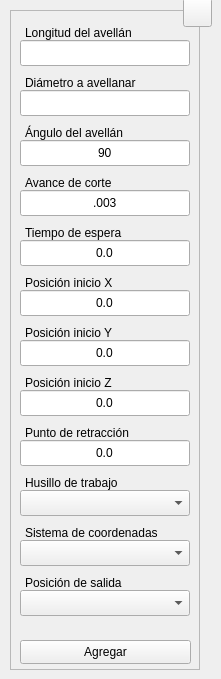
  <widget class="QWidget" name="centralwidget">
   <widget class="QFrame" name="frame">
    <property name="geometry">
     <rect>
      <x>10</x>
      <y>10</y>
      <width>190</width>
      <height>660</height>
     </rect>
    </property>
    <property name="sizePolicy">
     <sizepolicy hsizetype="Fixed" vsizetype="Fixed">
      <horstretch>0</horstretch>
      <verstretch>0</verstretch>
     </sizepolicy>
    </property>
    <property name="minimumSize">
     <size>
      <width>190</width>
      <height>660</height>
     </size>
    </property>
    <property name="maximumSize">
     <size>
      <width>190</width>
      <height>660</height>
     </size>
    </property>
    <property name="frameShape">
     <enum>QFrame::StyledPanel</enum>
    </property>
    <property name="frameShadow">
     <enum>QFrame::Raised</enum>
    </property>
    <widget class="QLineEdit" name="tbx_lgt">
     <property name="geometry">
      <rect>
       <x>10</x>
       <y>30</y>
       <width>170</width>
       <height>26</height>
      </rect>
     </property>
     <property name="minimumSize">
      <size>
       <width>170</width>
       <height>0</height>
      </size>
     </property>
     <property name="maximumSize">
      <size>
       <width>170</width>
       <height>16777215</height>
      </size>
     </property>
     <property name="toolTip">
      <string>Digite la longitud del avellán</string>
     </property>
     <property name="statusTip">
      <string/>
     </property>
     <property name="alignment">
      <set>Qt::AlignCenter</set>
     </property>
     <property name="placeholderText">
      <string/>
     </property>
    </widget>
    <widget class="QLabel" name="lbl_lgt">
     <property name="enabled">
      <bool>true</bool>
     </property>
     <property name="geometry">
      <rect>
       <x>15</x>
       <y>10</y>
       <width>118</width>
       <height>26</height>
      </rect>
     </property>
     <property name="text">
      <string>Longitud del avellán</string>
     </property>
     <property name="buddy">
      <cstring>lbl_lgt</cstring>
     </property>
    </widget>
    <widget class="QLineEdit" name="tbx_dim">
     <property name="geometry">
      <rect>
       <x>10</x>
       <y>80</y>
       <width>170</width>
       <height>26</height>
      </rect>
     </property>
     <property name="minimumSize">
      <size>
       <width>170</width>
       <height>0</height>
      </size>
     </property>
     <property name="maximumSize">
      <size>
       <width>170</width>
       <height>16777215</height>
      </size>
     </property>
     <property name="toolTip">
      <string>Digite el diámetro del agujero a avellanar</string>
     </property>
     <property name="statusTip">
      <string/>
     </property>
     <property name="text">
      <string/>
     </property>
     <property name="alignment">
      <set>Qt::AlignCenter</set>
     </property>
     <property name="placeholderText">
      <string/>
     </property>
    </widget>
    <widget class="QLabel" name="lbl_dim">
     <property name="enabled">
      <bool>true</bool>
     </property>
     <property name="geometry">
      <rect>
       <x>15</x>
       <y>60</y>
       <width>120</width>
       <height>26</height>
      </rect>
     </property>
     <property name="text">
      <string>Diámetro a avellanar</string>
     </property>
    </widget>
    <widget class="QPushButton" name="btn_save">
     <property name="geometry">
      <rect>
       <x>10</x>
       <y>630</y>
       <width>171</width>
       <height>24</height>
      </rect>
     </property>
     <property name="sizePolicy">
      <sizepolicy hsizetype="Expanding" vsizetype="Expanding">
       <horstretch>0</horstretch>
       <verstretch>0</verstretch>
      </sizepolicy>
     </property>
     <property name="minimumSize">
      <size>
       <width>88</width>
       <height>0</height>
      </size>
     </property>
     <property name="toolTip">
      <string>Agregar los datos al programa CNC</string>
     </property>
     <property name="statusTip">
      <string/>
     </property>
     <property name="text">
      <string>Agregar</string>
     </property>
     <property name="shortcut">
      <string>Ctrl+S</string>
     </property>
     <property name="autoDefault">
      <bool>true</bool>
     </property>
    </widget>
    <widget class="QLabel" name="lbl_fed">
     <property name="enabled">
      <bool>true</bool>
     </property>
     <property name="geometry">
      <rect>
       <x>15</x>
       <y>160</y>
       <width>97</width>
       <height>26</height>
      </rect>
     </property>
     <property name="text">
      <string>Avance de corte</string>
     </property>
     <property name="buddy">
      <cstring>lbl_fed</cstring>
     </property>
    </widget>
    <widget class="QLineEdit" name="tbx_fed">
     <property name="geometry">
      <rect>
       <x>10</x>
       <y>180</y>
       <width>170</width>
       <height>26</height>
      </rect>
     </property>
     <property name="minimumSize">
      <size>
       <width>170</width>
       <height>0</height>
      </size>
     </property>
     <property name="maximumSize">
      <size>
       <width>170</width>
       <height>16777215</height>
      </size>
     </property>
     <property name="toolTip">
      <string>Digite la velocidad de avance de corte</string>
     </property>
     <property name="statusTip">
      <string/>
     </property>
     <property name="text">
      <string>.003</string>
     </property>
     <property name="alignment">
      <set>Qt::AlignCenter</set>
     </property>
     <property name="placeholderText">
      <string/>
     </property>
    </widget>
    <widget class="QComboBox" name="cbx_sde">
     <property name="geometry">
      <rect>
       <x>10</x>
       <y>480</y>
       <width>170</width>
       <height>26</height>
      </rect>
     </property>
     <property name="minimumSize">
      <size>
       <width>170</width>
       <height>26</height>
      </size>
     </property>
     <property name="maximumSize">
      <size>
       <width>170</width>
       <height>16777215</height>
      </size>
     </property>
     <property name="toolTip">
      <string>Seleccione el husillo de trabajo a utilizar</string>
     </property>
    </widget>
    <widget class="QLabel" name="lbl_sde">
     <property name="enabled">
      <bool>true</bool>
     </property>
     <property name="geometry">
      <rect>
       <x>15</x>
       <y>460</y>
       <width>103</width>
       <height>26</height>
      </rect>
     </property>
     <property name="text">
      <string>Husillo de trabajo</string>
     </property>
    </widget>
    <widget class="QLineEdit" name="tbx_xin">
     <property name="geometry">
      <rect>
       <x>10</x>
       <y>280</y>
       <width>170</width>
       <height>26</height>
      </rect>
     </property>
     <property name="minimumSize">
      <size>
       <width>170</width>
       <height>0</height>
      </size>
     </property>
     <property name="maximumSize">
      <size>
       <width>170</width>
       <height>16777215</height>
      </size>
     </property>
     <property name="toolTip">
      <string>Digite la posición de inicio en el eje X</string>
     </property>
     <property name="statusTip">
      <string/>
     </property>
     <property name="text">
      <string>0.0</string>
     </property>
     <property name="alignment">
      <set>Qt::AlignCenter</set>
     </property>
     <property name="placeholderText">
      <string/>
     </property>
    </widget>
    <widget class="QLabel" name="lbl_xin">
     <property name="enabled">
      <bool>true</bool>
     </property>
     <property name="geometry">
      <rect>
       <x>15</x>
       <y>260</y>
       <width>98</width>
       <height>26</height>
      </rect>
     </property>
     <property name="text">
      <string>Posición inicio X</string>
     </property>
    </widget>
    <widget class="QLabel" name="lbl_yin">
     <property name="enabled">
      <bool>true</bool>
     </property>
     <property name="geometry">
      <rect>
       <x>15</x>
       <y>310</y>
       <width>98</width>
       <height>26</height>
      </rect>
     </property>
     <property name="text">
      <string>Posición inicio Y</string>
     </property>
    </widget>
    <widget class="QLineEdit" name="tbx_yin">
     <property name="geometry">
      <rect>
       <x>10</x>
       <y>330</y>
       <width>170</width>
       <height>26</height>
      </rect>
     </property>
     <property name="minimumSize">
      <size>
       <width>170</width>
       <height>0</height>
      </size>
     </property>
     <property name="maximumSize">
      <size>
       <width>170</width>
       <height>16777215</height>
      </size>
     </property>
     <property name="toolTip">
      <string>Digite la posición de inicio en el eje Y</string>
     </property>
     <property name="statusTip">
      <string/>
     </property>
     <property name="text">
      <string>0.0</string>
     </property>
     <property name="alignment">
      <set>Qt::AlignCenter</set>
     </property>
     <property name="placeholderText">
      <string/>
     </property>
    </widget>
    <widget class="QLabel" name="lbl_zin">
     <property name="enabled">
      <bool>true</bool>
     </property>
     <property name="geometry">
      <rect>
       <x>15</x>
       <y>360</y>
       <width>98</width>
       <height>26</height>
      </rect>
     </property>
     <property name="text">
      <string>Posición inicio Z</string>
     </property>
    </widget>
    <widget class="QLineEdit" name="tbx_zin">
     <property name="geometry">
      <rect>
       <x>10</x>
       <y>380</y>
       <width>170</width>
       <height>26</height>
      </rect>
     </property>
     <property name="minimumSize">
      <size>
       <width>170</width>
       <height>0</height>
      </size>
     </property>
     <property name="maximumSize">
      <size>
       <width>170</width>
       <height>16777215</height>
      </size>
     </property>
     <property name="toolTip">
      <string>Digite la posición de inicio en el eje Z</string>
     </property>
     <property name="statusTip">
      <string/>
     </property>
     <property name="text">
      <string>0.0</string>
     </property>
     <property name="alignment">
      <set>Qt::AlignCenter</set>
     </property>
     <property name="placeholderText">
      <string/>
     </property>
    </widget>
    <widget class="QComboBox" name="cbx_sys">
     <property name="geometry">
      <rect>
       <x>10</x>
       <y>530</y>
       <width>170</width>
       <height>26</height>
      </rect>
     </property>
     <property name="minimumSize">
      <size>
       <width>170</width>
       <height>26</height>
      </size>
     </property>
     <property name="maximumSize">
      <size>
       <width>170</width>
       <height>16777215</height>
      </size>
     </property>
     <property name="toolTip">
      <string>Seleccione el sistema de coordenadas a utilizar</string>
     </property>
    </widget>
    <widget class="QLabel" name="lbl_sys">
     <property name="enabled">
      <bool>true</bool>
     </property>
     <property name="geometry">
      <rect>
       <x>15</x>
       <y>510</y>
       <width>140</width>
       <height>26</height>
      </rect>
     </property>
     <property name="text">
      <string>Sistema de coordenadas</string>
     </property>
     <property name="buddy">
      <cstring>lbl_mov</cstring>
     </property>
    </widget>
    <widget class="QLabel" name="lbl_znd">
     <property name="enabled">
      <bool>true</bool>
     </property>
     <property name="geometry">
      <rect>
       <x>15</x>
       <y>560</y>
       <width>105</width>
       <height>26</height>
      </rect>
     </property>
     <property name="text">
      <string>Posición de salida</string>
     </property>
     <property name="buddy">
      <cstring>lbl_mov</cstring>
     </property>
    </widget>
    <widget class="QComboBox" name="cbx_znd">
     <property name="geometry">
      <rect>
       <x>10</x>
       <y>580</y>
       <width>170</width>
       <height>26</height>
      </rect>
     </property>
     <property name="minimumSize">
      <size>
       <width>170</width>
       <height>26</height>
      </size>
     </property>
     <property name="maximumSize">
      <size>
       <width>170</width>
       <height>16777215</height>
      </size>
     </property>
     <property name="toolTip">
      <string>Seleccione el punto de salida del avellanado</string>
     </property>
    </widget>
    <widget class="QLineEdit" name="tbx_rtr">
     <property name="geometry">
      <rect>
       <x>10</x>
       <y>430</y>
       <width>170</width>
       <height>26</height>
      </rect>
     </property>
     <property name="minimumSize">
      <size>
       <width>170</width>
       <height>0</height>
      </size>
     </property>
     <property name="maximumSize">
      <size>
       <width>170</width>
       <height>16777215</height>
      </size>
     </property>
     <property name="toolTip">
      <string>Digite la distancia de retracción</string>
     </property>
     <property name="statusTip">
      <string/>
     </property>
     <property name="text">
      <string>0.0</string>
     </property>
     <property name="alignment">
      <set>Qt::AlignCenter</set>
     </property>
     <property name="placeholderText">
      <string/>
     </property>
    </widget>
    <widget class="QLabel" name="lbl_rtr">
     <property name="enabled">
      <bool>true</bool>
     </property>
     <property name="geometry">
      <rect>
       <x>15</x>
       <y>410</y>
       <width>115</width>
       <height>26</height>
      </rect>
     </property>
     <property name="text">
      <string>Punto de retracción</string>
     </property>
    </widget>
    <widget class="QLineEdit" name="tbx_ang">
     <property name="geometry">
      <rect>
       <x>10</x>
       <y>130</y>
       <width>170</width>
       <height>26</height>
      </rect>
     </property>
     <property name="minimumSize">
      <size>
       <width>170</width>
       <height>0</height>
      </size>
     </property>
     <property name="maximumSize">
      <size>
       <width>170</width>
       <height>16777215</height>
      </size>
     </property>
     <property name="toolTip">
      <string>Digite el ángulo total (incluido) del avellán</string>
     </property>
     <property name="statusTip">
      <string/>
     </property>
     <property name="text">
      <string>90</string>
     </property>
     <property name="alignment">
      <set>Qt::AlignCenter</set>
     </property>
     <property name="placeholderText">
      <string/>
     </property>
    </widget>
    <widget class="QLabel" name="lbl_ang">
     <property name="enabled">
      <bool>true</bool>
     </property>
     <property name="geometry">
      <rect>
       <x>15</x>
       <y>110</y>
       <width>109</width>
       <height>26</height>
      </rect>
     </property>
     <property name="text">
      <string>Ángulo del avellán</string>
     </property>
    </widget>
    <widget class="QLabel" name="lbl_dwl">
     <property name="enabled">
      <bool>true</bool>
     </property>
     <property name="geometry">
      <rect>
       <x>15</x>
       <y>210</y>
       <width>104</width>
       <height>26</height>
      </rect>
     </property>
     <property name="text">
      <string>Tiempo de espera</string>
     </property>
     <property name="buddy">
      <cstring>lbl_fed</cstring>
     </property>
    </widget>
    <widget class="QLineEdit" name="tbx_dwl">
     <property name="geometry">
      <rect>
       <x>10</x>
       <y>230</y>
       <width>170</width>
       <height>26</height>
      </rect>
     </property>
     <property name="minimumSize">
      <size>
       <width>170</width>
       <height>0</height>
      </size>
     </property>
     <property name="maximumSize">
      <size>
       <width>170</width>
       <height>16777215</height>
      </size>
     </property>
     <property name="toolTip">
      <string>Digite el tiempo de espera en segundos para pulir el fondo del avellán</string>
     </property>
     <property name="statusTip">
      <string/>
     </property>
     <property name="text">
      <string>0.0</string>
     </property>
     <property name="alignment">
      <set>Qt::AlignCenter</set>
     </property>
     <property name="placeholderText">
      <string/>
     </property>
    </widget>
    <zorder>tbx_lgt</zorder>
    <zorder>lbl_lgt</zorder>
    <zorder>tbx_dim</zorder>
    <zorder>lbl_dim</zorder>
    <zorder>btn_save</zorder>
    <zorder>tbx_fed</zorder>
    <zorder>lbl_fed</zorder>
    <zorder>cbx_sde</zorder>
    <zorder>lbl_sde</zorder>
    <zorder>tbx_xin</zorder>
    <zorder>lbl_xin</zorder>
    <zorder>tbx_yin</zorder>
    <zorder>tbx_zin</zorder>
    <zorder>lbl_zin</zorder>
    <zorder>lbl_yin</zorder>
    <zorder>cbx_sys</zorder>
    <zorder>lbl_sys</zorder>
    <zorder>cbx_znd</zorder>
    <zorder>tbx_rtr</zorder>
    <zorder>lbl_rtr</zorder>
    <zorder>lbl_znd</zorder>
    <zorder>tbx_ang</zorder>
    <zorder>lbl_ang</zorder>
    <zorder>tbx_dwl</zorder>
    <zorder>lbl_dwl</zorder>
   </widget>
   <widget class="QToolButton" name="btn_help">
    <property name="geometry">
     <rect>
      <x>183</x>
      <y>-2</y>
      <width>29</width>
      <height>29</height>
     </rect>
    </property>
    <property name="font">
     <font>
      <pointsize>20</pointsize>
      <bold>true</bold>
     </font>
    </property>
    <property name="text">
     <string/>
    </property>
    <property name="icon">
     <iconset resource="../../resources/resources.qrc">
      <normaloff>:/icons/question.png</normaloff>:/icons/question.png</iconset>
    </property>
    <property name="iconSize">
     <size>
      <width>20</width>
      <height>20</height>
     </size>
    </property>
    <property name="shortcut">
     <string>F1</string>
    </property>
   </widget>
  </widget>
